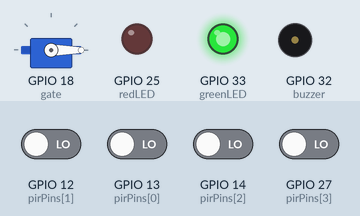
This sketch was run on a simulated ESP32. On the bench: servo, output pins drawn as LEDs (lit = HIGH), buzzer (waves = sounding, pin HIGH). The test bench sets the inputs (shaded band); at power-on: GPIO 12 (pirPins[1]), GPIO 13 (pirPins[0]), GPIO 14 (pirPins[2]), GPIO 27 (pirPins[3]) LOW. WiFi joins after 1.5 s; servers stay silent unless stated; web services answer with replies made up by the test bench; what the sketch prints to the serial monitor is not drawn.

Above: at 31.55 s.
At 46.8 s:
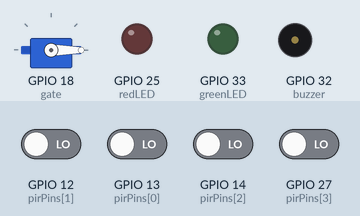
Timing chart, 0 to 56.5 s (numbered marks = the images above):
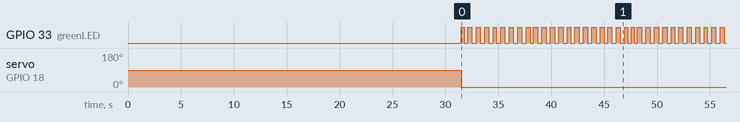

Measured:
- by itself, GPIO 33 (greenLED): moves between LOW and HIGH, repeating every 21.8 s
- by itself, servo on GPIO 18 (gate): 90° → 0° at 31.5 s

The sketch:

Borehole_Code.ino
```cpp
#include <WiFi.h>
#include <HTTPClient.h>
#include <WiFiClientSecure.h>
#include <ESP32Servo.h>

// -------- WiFi --------
const char* ssid = "Gopika";
const char* password = "Aurelia20";
String apiKey = "KRWMY6MFB7YFCK33";

// -------- Telegram --------
String botToken = "8660513754:AAFumXmlDZtNwBRVSa4yz2x5Z3_rFNUA5tw";
String chatID = "6645473603";

// -------- Pins --------
int pirPins[4] = {13, 12, 14, 27};
int redLED = 25;
int greenLED = 33;
int buzzer = 32;

Servo gate;

// -------- Variables --------
int motion = 0;
unsigned long lastTime = 0;
unsigned long interval = 15000;

bool sent = false;

// 🔥 HOLD VARIABLE
unsigned long redStartTime = 0;
bool redHold = false;

// 🔥 BLINK TIMER
unsigned long blinkTime = 0;
bool ledState = false;

void setup() {
  Serial.begin(115200);

  for(int i = 0; i < 4; i++){
    pinMode(pirPins[i], INPUT);
  }

  pinMode(redLED, OUTPUT);
  pinMode(greenLED, OUTPUT);
  pinMode(buzzer, OUTPUT);

  gate.attach(18);

  WiFi.begin(ssid, password);
  Serial.print("Connecting");

  while (WiFi.status() != WL_CONNECTED) {
    delay(500);
    Serial.print(".");
  }

  Serial.println("\nWiFi Connected");

  delay(30000); // PIR stabilize
}

void loop() {

  int count = 0;

  for(int i = 0; i < 4; i++){
    if(digitalRead(pirPins[i]) == HIGH){
      count++;
    }
  }

  if(count >= 2){

    int stableCount = 0;

    for(int j = 0; j < 3; j++){
      int tempCount = 0;

      for(int i = 0; i < 4; i++){
        if(digitalRead(pirPins[i]) == HIGH){
          tempCount++;
        }
      }

      if(tempCount >= 2){
        stableCount++;
      }

      delay(50);
    }

    if(stableCount >= 2){
      motion = 1;
    } else {
      motion = 0;
    }

  } else {
    motion = 0;
  }

  int gateStatus;

  // 🔥 START TIMER
  if (motion == 1 && !redHold) {
    redStartTime = millis();
    redHold = true;
  }

  // 🔴 HUMAN → RED BLINK 10 sec
  if (redHold && (millis() - redStartTime <= 10000)) {

    if (millis() - blinkTime > 300) {
      blinkTime = millis();
      ledState = !ledState;
      digitalWrite(redLED, ledState);
    }

    digitalWrite(greenLED, LOW);
    digitalWrite(buzzer, HIGH);

    gate.write(180);
    gateStatus = 0;

    Serial.println("Human Detected (Blinking)");

    if (!sent) {
      sendMsg();
      sent = true;
    }

  } else {

    redHold = false;

    // 🟢 NO HUMAN → GREEN BLINK
    if (millis() - blinkTime > 300) {
      blinkTime = millis();
      ledState = !ledState;
      digitalWrite(greenLED, ledState);
    }

    digitalWrite(redLED, LOW);
    digitalWrite(buzzer, LOW);

    gate.write(0);
    gateStatus = 1;

    Serial.println("No Human");

    sent = false;
  }

  Serial.print("Gate: ");
  Serial.println(gateStatus);

  if (millis() - lastTime > interval) {
    lastTime = millis();
    sendToThingSpeak(motion, gateStatus);
  }

  delay(100);
}

// -------- THINGSPEAK --------
void sendToThingSpeak(int motion, int gate) {

  if (WiFi.status() == WL_CONNECTED) {

    HTTPClient http;

    String url = "http://api.thingspeak.com/update?api_key=" + apiKey +
                 "&field1=" + String(motion) +
                 "&field2=" + String(gate);

    http.begin(url);
    int code = http.GET();

    Serial.print("ThingSpeak: ");
    Serial.println(code);

    http.end();
  }
}

// -------- TELEGRAM --------
void sendMsg() {

  if (WiFi.status() == WL_CONNECTED) {

    WiFiClientSecure client;
    client.setInsecure();

    HTTPClient http;

    String message = "Motion Detected Gate Closed";

    String url = "https://api.telegram.org/bot" + botToken +
                 "/sendMessage?chat_id=" + chatID +
                 "&text=" + message;

    http.begin(client, url);
    int code = http.GET();

    Serial.print("Telegram: ");
    Serial.println(code);

    http.end();
  }
}
```
